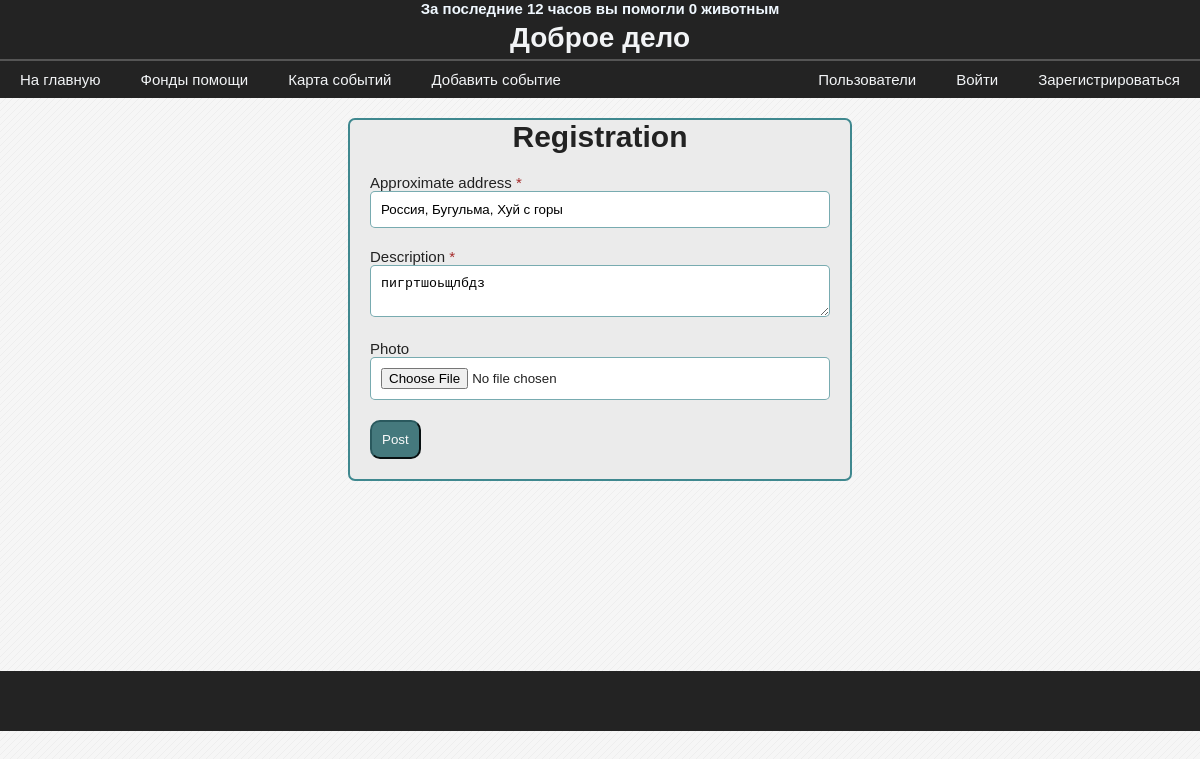
Page /edit_event/4 on the earlier database version.
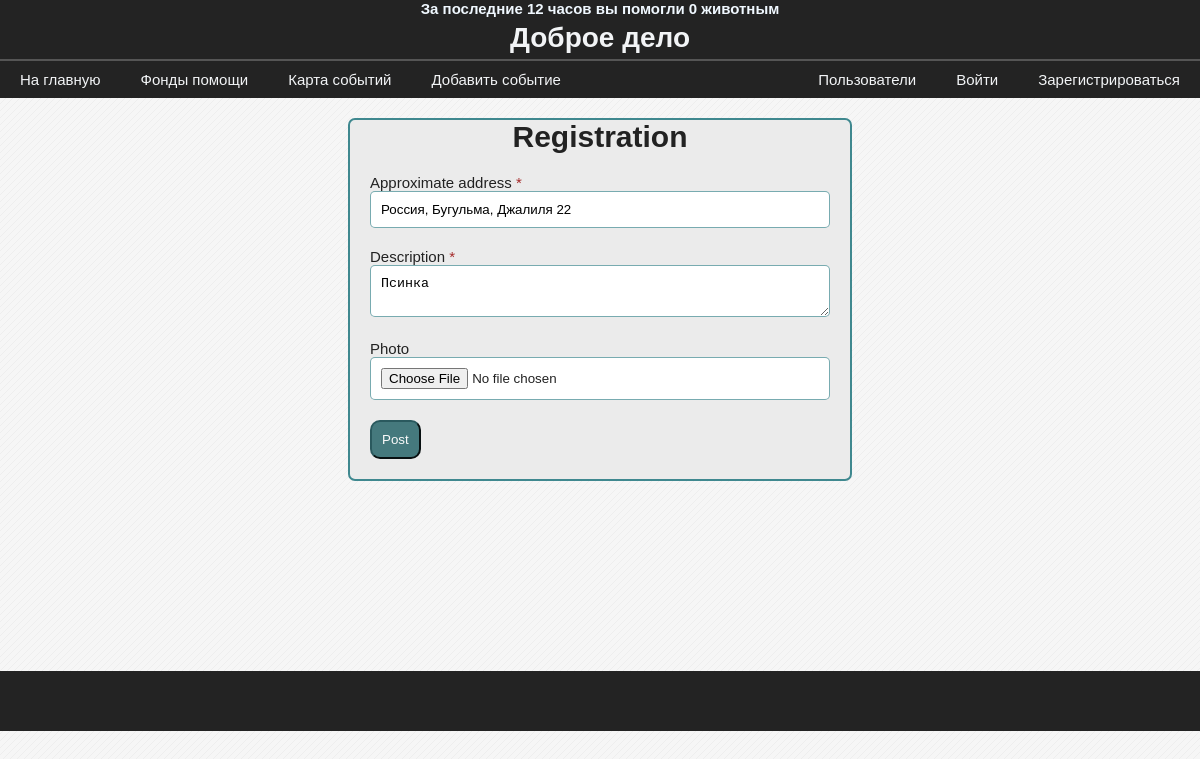
Same page on the later database version.
### data/model_events.py (models this page shows)
class Event(SqlAlchemyBase, SerializerMixin):
    __tablename__ = 'events'
    id = sqlalchemy.Column(sqlalchemy.Integer,
                           primary_key=True, autoincrement=True)
    address = sqlalchemy.Column(sqlalchemy.String)
    content = sqlalchemy.Column(sqlalchemy.String)
    user_id = sqlalchemy.Column(sqlalchemy.Integer,
                                sqlalchemy.ForeignKey("users.id"))
    photo = sqlalchemy.orm.relation("File", uselist=False)
    map_photo = sqlalchemy.Column(sqlalchemy.String)

### blueprints/events.py (the view)
@blueprint.route('/edit_event/<event_id>', methods=['GET', 'POST'])
def edit_event(event_id):
    form = FormEditEvent()
    if form.validate_on_submit():
        session = db_session.create_session()
        event = session.query(Event).get(event_id)
        event.address = form.address.data
        event.map_photo = get_map(event.address)
        event.content = form.content.data
        if form.photo.data:
            delete_file_if_exists(event.photo)
            event.photo = save_file(event, form.photo)
        session.commit()
        return redirect(f'/event/{ event.id }')
    else:
        session = db_session.create_session()
        event = session.query(Event).get(event_id)
        form.address.data = event.address
        form.content.data = event.content
        return render_template('form_edit_event.html', form=form)

### blueprints/forms/forms_events.py (shortened to what this page needs)
class FormEditEvent(FlaskForm):
    address = StringField('Approximate address', validators=[DataRequired()])
    content = TextAreaField('Description', validators=[DataRequired()])
    photo = FileField('Photo')
    submit = SubmitField('Post')

### data/db_session.py (called while the page is built)
def create_session() -> Session:
    global __factory
    return __factory()

### templates/form_edit_event.html (shortened to what this page needs)
{% extends "base.html" %}
{% block content %}
    {% from "macros/render_field.html" import render_field %}
    <form method="post" class="form" enctype="multipart/form-data" novalidate>
        <h1 style="text-align: center;">Registration</h1>
        {{ render_field(form.address, class="form-field") }}
        {{ render_field(form.content, class="form-field") }}
        {{ render_field(form.photo, class="form-field") }}
        <section>
            {{ form.submit(class='blue-btn btn submit') }}
        </section>
    </form>
{% endblock %}

### templates/macros/render_field.html (shortened to what this page needs)
{% macro render_field(field) %}
    <section>
        {{ field.label() }} {% if field.flags.required %}<span style="color: brown;">*</span>{% endif %}
        {{ field(**kwargs) }}
    </section>
{% endmacro %}

Differences in the rows shown:
changed Event: address "Россия, Бугульма, Хуй с горы" → "Россия, Бугульма, Джалиля 22"; content "пигртшоьщлбдз" → "Псинка"
